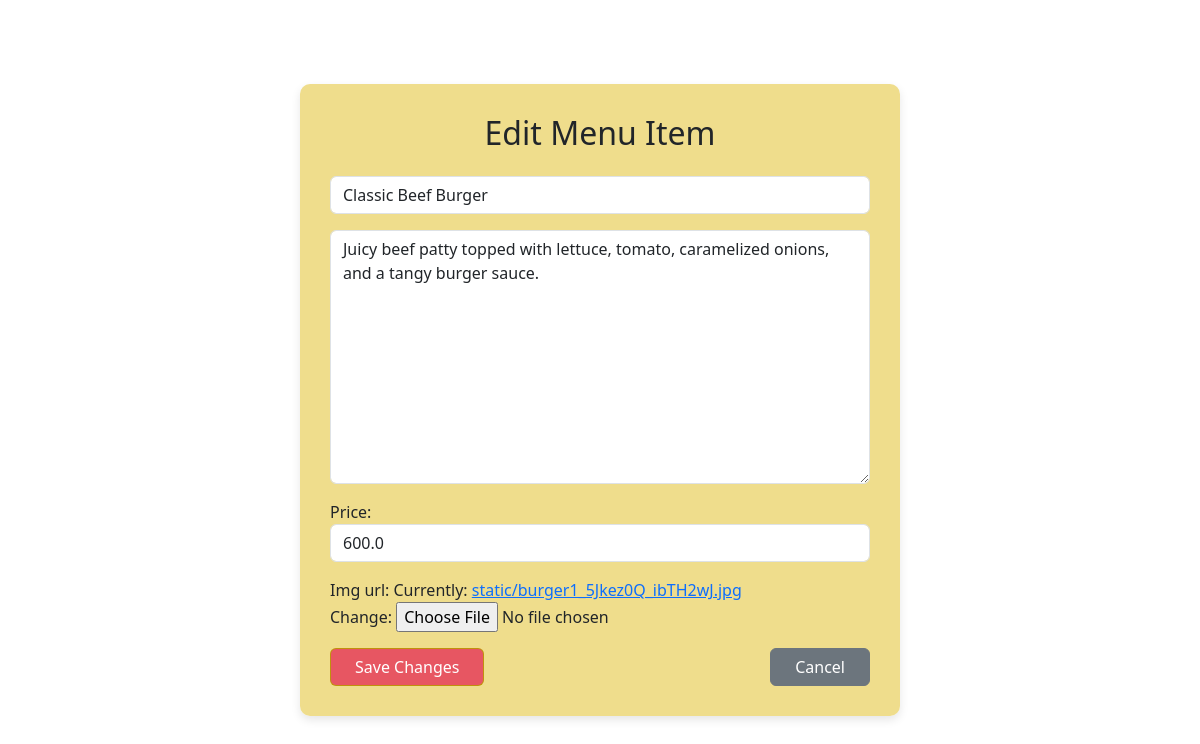
The app's page /edit_menu/10/ with its own data.
### webstore/models.py (models this page shows, shortened)
class Menu(models.Model):
    name = models.CharField(max_length=50)
    description = models.CharField(max_length=400)
    price = models.FloatField()
    img_url = models.ImageField(upload_to='static/')

### webstore/views.py (the view)
# urls.py: path('edit_menu/<int:item_id>/', views.edit_menu, name='edit_menu'),
def edit_menu(request, item_id):
    item = get_object_or_404(Menu, id=item_id)
    if request.method == 'POST':
        form = AddMenuForm(request.POST, request.FILES, instance=item)  # Include request.FILES here
        if form.is_valid():
            form.save()
            return redirect('manage_menu')
    else:
        form = AddMenuForm(instance=item)
    return render(request, 'edit_menu.html', {'form': form})

### webstore/forms.py
class AddMenuForm(forms.ModelForm):
    name = forms.CharField(required=True, widget=forms.widgets.TextInput(attrs={"placeholder":"First Name", "class":"form-control"}), label="")
    description = forms.CharField(required=True, widget=forms.widgets.Textarea(attrs={"placeholder":"Description", "class":"form-control"}), label="")
    price=forms.FloatField(widget=forms.NumberInput(attrs={'step': 0.01,'placeholder': 'Enter price','min': '0', "class":"form-control"}),label='Price')
    class Meta:
        model = Menu
        exclude = ("user",)

### webstore/templates/edit_menu.html (shortened to what this page needs)
<!DOCTYPE html>
<html lang="en">
<head>
    <link rel="stylesheet" href="https://cdn.jsdelivr.net/npm/bootstrap@5.3.0/dist/css/bootstrap.min.css">
</head>
<body>
    <div class="edit-container">
        <div class="edit-card">
            <h2 class="text-center mb-4">Edit Menu Item</h2>
            <form method="post">
                {{ form.as_p }}
                <div class="d-flex justify-content-between">
                    <button type="submit" class="btn btn-primary px-4">Save Changes</button>
                    <a href="{% url 'manage_menu' %}" class="btn btn-secondary px-4">Cancel</a>
                </div>
            </form>
        </div>
    </div>
</body>
</html>

### webstore/templates/edit_menu.html (style rules this page uses)
body { background-color: white; }
.edit-container { display: flex; justify-content: center; align-items: center; height: 100vh; }
.edit-card { background: #eed97ee3; padding: 30px; border-radius: 10px; box-shadow: 0px 4px 10px rgba(0, 0, 0, 0.1); width: 50%; }
.btn-primary { background-color: #e75662; border-color: #bd9805e7; }
.btn-secondary { background-color: #6c757d; border-color: #6c757d; }

### records on screen
Menu: name "Classic Beef Burger", description "Juicy beef patty topped with lettuce, tomato, caramelized onions, and a tangy burger sauce.", price "600.0"
